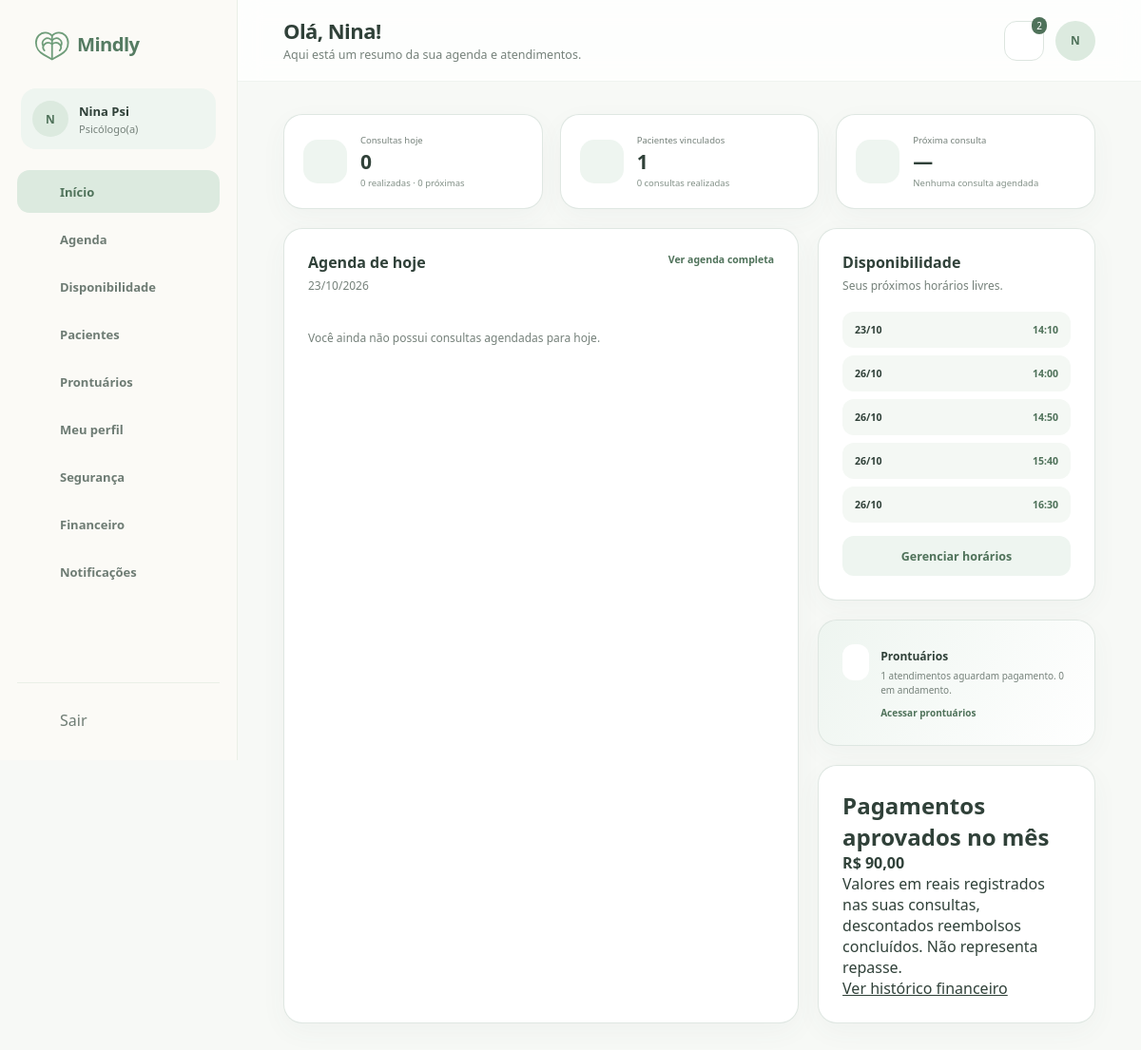
The app's page /view/dashboardPsicologo.php (signed in) with its own data.
### tables this page shows
CREATE TABLE `psicologos` (
  `usuario_id` bigint(20) UNSIGNED NOT NULL,
  `crp` varchar(24) NOT NULL,
  `nome_profissional` varchar(150) DEFAULT NULL,
  `area_atuacao` varchar(150) DEFAULT NULL,
  `biografia` text DEFAULT NULL,
  `abordagem` text DEFAULT NULL,
  `valor_consulta` decimal(10,2) NOT NULL DEFAULT 0.00,
  `duracao_padrao_minutos` smallint(5) UNSIGNED NOT NULL DEFAULT 50,
  `status_verificacao` enum('pendente','aprovado','rejeitado') NOT NULL DEFAULT 'pendente',
  `verificado_em` datetime DEFAULT NULL,
  `criado_em` timestamp NOT NULL DEFAULT current_timestamp(),
  `atualizado_em` timestamp NOT NULL DEFAULT current_timestamp() ON UPDATE current_timestamp()
);

CREATE TABLE `usuarios` (
  `id` bigint(20) UNSIGNED NOT NULL,
  `nome` varchar(150) NOT NULL,
  `email` varchar(190) NOT NULL,
  `senha_hash` varchar(255) NOT NULL,
  `papel` enum('paciente','psicologo','admin') NOT NULL,
  `telefone` varchar(20) DEFAULT NULL,
  `avatar_url` varchar(500) DEFAULT NULL,
  `status` enum('pendente','ativo','suspenso','inativo') NOT NULL DEFAULT 'ativo',
  `email_verificado_em` datetime DEFAULT NULL,
  `ultimo_acesso_em` datetime DEFAULT NULL,
  `criado_em` timestamp NOT NULL DEFAULT current_timestamp(),
  `atualizado_em` timestamp NOT NULL DEFAULT current_timestamp() ON UPDATE current_timestamp()
);

CREATE TABLE `horarios_agenda` (
  `id` bigint(20) UNSIGNED NOT NULL,
  `psicologo_id` bigint(20) UNSIGNED NOT NULL,
  `inicio_em` datetime NOT NULL,
  `fim_em` datetime NOT NULL,
  `status` enum('livre','reservado','bloqueado') NOT NULL DEFAULT 'livre',
  `criado_em` timestamp NOT NULL DEFAULT current_timestamp(),
  `atualizado_em` timestamp NOT NULL DEFAULT current_timestamp() ON UPDATE current_timestamp()
);

### view/dashboardPsicologo.php (the view, shortened to what the rows shown need)
<?php require_once __DIR__ . '/../controller/Auth.php';
$currentUser = requireRole('psicologo'); ?>
<?php require_once __DIR__ . '/../controller/DadosController.php';
$d = loadPageData(basename(__FILE__), $currentUser);
require_once __DIR__ . '/componentes/componentes.php';
require_once __DIR__ . '/componentes/dados.php'; ?>
<!DOCTYPE html>
<html lang="pt-BR">
<head>
    <link rel="stylesheet" href="../css/componentes.css">
    <link rel="stylesheet" href="../css/dashboardPsicologo.css">
</head>
<body>
    <?php abrirLayout('psicologo', 'inicio', 'Olá!', 'Aqui está um resumo da sua agenda e atendimentos.', $currentUser['nome']); ?>
    <div class="psico-grid">
        <section class="cartao agenda-hoje">
            <div class="cartao-cabecalho">
                <div>
                    <h2>Agenda de hoje</h2>
                </div><a class="link-verde" href="agendaPsicologo.php">Ver agenda completa</a>
            </div>
        </section>
        <aside class="coluna-lateral">
            <article class="cartao disponibilidade">
                <div class="cartao-cabecalho">
                    <div>
                        <h2>Disponibilidade</h2>
                    </div>
                </div>
                <div class="dias-disponiveis"><?php foreach (array_slice($d['horarios'], 0, 5) as $h): ?>
                        <div>
                            <strong><?= dateLabel($h['inicio_em'], 'd/m') ?></strong><span><?= dateLabel($h['inicio_em'], 'H:i') ?></span>
                        </div><?php endforeach;
                    emptyState('Nenhum horário disponível cadastrado.'); ?>
                </div><a class="botao botao-suave" href="disponibilidadePsicologo.php">Gerenciar horários</a>
            </article>
            <article class="cartao disponibilidade">
                <h2>Pagamentos aprovados no mês</h2><strong><?= money($d['recebido']) ?></strong>
            </article>
        </aside>
    </div>
    <?php fecharLayout(); ?>
</body>
</html>

### view/componentes/componentes.php (shortened to what the rows shown need)
<?php
function icon($name, $class = '')
{
    $svg = $icons[$name] ?? $icons['home'];
    return '<svg class="icone ' . $class . '" viewBox="0 0 24 24" aria-hidden="true">' . $svg . '</svg>';
}
function abrirLayout($perfil, $ativo, $titulo, $subtitulo, $nome)
{
    global $currentUser, $d;
    $nome = e($currentUser['nome']);
    if ($ativo === 'inicio' && in_array($perfil, ['paciente', 'psicologo'], true)) {
        $primeiroNome = preg_split('/\s+/u', trim($currentUser['nome']))[0];
        $titulo = 'Olá, ' . e($primeiroNome) . '!';
    }
    $perfilLabel = $perfil === 'paciente' ? 'Paciente' : ($perfil === 'psicologo' ? 'Psicólogo(a)' : 'Administrador');
    $iniciais = e(mb_strtoupper(mb_substr($currentUser['nome'], 0, 1)));
    echo '<div class="app">';
    echo '<aside class="sidebar">';
    echo '<div class="perfil-lateral"><span class="avatar avatar-pequeno">' . $iniciais . '</span><div><strong>' . $nome . '</strong><span>' . $perfilLabel . '</span></div></div>';
    echo '</aside>';
    echo '<main class="area-app">';
    echo '<header class="topbar"><div class="titulo-topbar"><h1>' . $titulo . '</h1><p>' . $subtitulo . '</p></div><div class="acoes-topbar"><details class="notificacoes"><summary class="botao-icone" aria-label="Notificações">' . icon('bell');
    echo '</summary><div class="painel-notificacoes"><h2>Notificações</h2>';
    echo '</div></details><span class="avatar">' . $iniciais . '</span></div></header>';
    echo '<section class="conteudo-app">';
}
function fecharLayout()
{
    echo '</section></main></div>';
}
?>

### records on screen
psicologos: usuario_id.nome "N", usuario_id.nome "Nina Psi", usuario_id.nome "Olá, Nina!"
horarios_agenda: inicio_em "23/10", inicio_em "14:10"
horarios_agenda: inicio_em "26/10", inicio_em "14:00"
horarios_agenda: inicio_em "26/10", inicio_em "14:50"
horarios_agenda: inicio_em "26/10", inicio_em "15:40"
horarios_agenda: inicio_em "26/10", inicio_em "16:30"

### other values on screen
$perfilLabel "Psicólogo(a)"
$label "Início"
$label "Agenda"
$label "Disponibilidade"
$label "Pacientes"
$label "Prontuários"
$label "Meu perfil"
$label "Segurança"
$label "Financeiro"
$label "Notificações"
$subtitulo "Aqui está um resumo da sua agenda e atendimentos."
count($d['notificacoes']) "2"
count($d['hoje']) "0"
count(completed($d['hoje'])) "0"
count(upcoming($d['hoje'])) "0"
